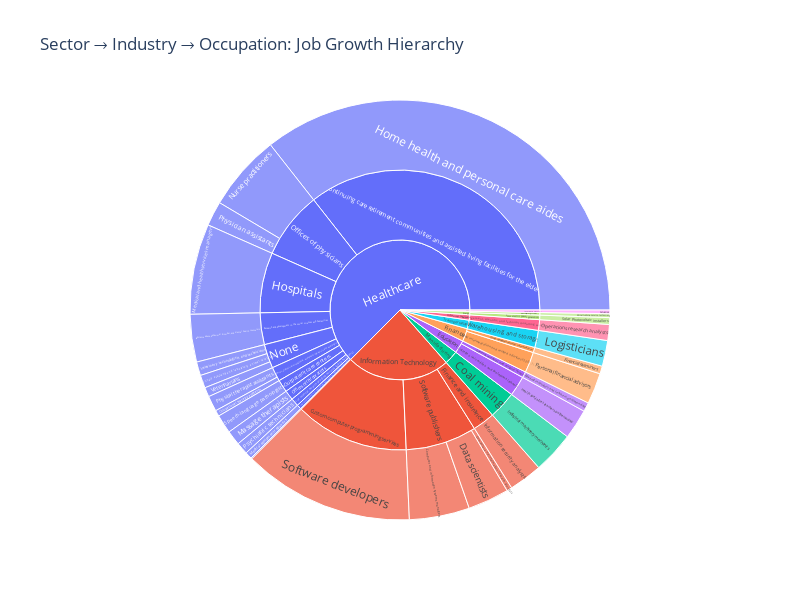

Notebook code cell kept with this figure:
### Markdown cell above
Sector → Industry → Occupation: Job Growth Hierarchy

### Code cell
#| echo: false
# Sunburst 
fig = px.sunburst(
    df2_flat,
    path=['llm_sector', 'industry_1', '2023_national_employment_matrix_title'],
    values='employment_change_numeric_202333',
    title='Sector → Industry → Occupation: Job Growth Hierarchy',
    width=800,     # adjust width 
    height=600      # adjust 
)
fig.show()

### Figure 1 — Plotly figure (JSON) as saved in the notebook; plotly's stock layout.template omitted (floating-point values rounded to 4 significant figures)
{"data": [{"branchvalues": "total", "domain": {"x": [0, 1], "y": [0, 1]}, "hovertemplate": "labels=%{label}<br>employment_change_numeric_202333=%{value}<br>parent=%{parent}<br>id=%{id}<extra></extra>", "ids": ["Insurance/Insurance carriers/  Actuaries", "Information Technology/Software publishers/  Computer and information research scientists", "Information Technology/Software publishers/  Computer and information systems managers", "Information Technology/Software publishers/  Data scientists", "Healthcare/Research and development in the physical, engineering, and life sciences/  Epidemiologists", "Finance/Other nondepository credit intermediation/  Financial examiners", "Education/Colleges, universities, and professional schools/  Health specialties teachers, postsecondary", "Healthcare/Continuing care retirement communities and assisted living facilities for the elderly/  Home health and personal care aides", "Manufacturing/Coal mining/  Industrial machinery mechanics", "Information Technology/Finance and insurance/  Information security analysts", "Transportation/Warehousing and storage/  Logisticians", "Healthcare/Offices of chiropractors/  Massage therapists", "Healthcare/Hospitals/  Medical and health services managers", "Healthcare/Professional and commercial equipment and supplies merchant wholesalers/  Medical equipment repairers", "Healthcare/Offices of physicians/  Nurse practitioners", "Education/General medical and surgical hospitals/  Nursing instructors and teachers, postsecondary", "Healthcare/Offices of physical, occupational and speech therapists, and audiologists/  Occupational therapy assistants", "Professional Services/Management, scientific, and technical consulting services/  Operations research analysts", "Finance/Credit intermediation and related activities (5221,3)/  Personal financial advisors", "Healthcare/Offices of physical, occupational and speech therapists, and audiologists/  Physical therapist assistants", "Healthcare/Offices of physicians/  Physician assistants", "Healthcare/Offices of mental health practitioners (except physicians)/  Psychiatric technicians", "Information Technology/Custom computer programming services/  Software developers", "Energy/Solar electric power generation/  Solar photovoltaic installers", "Healthcare/Outpatient care centers/  Speech-language pathologists", "Healthcare/Research and development in the social sciences and humanities/  Substance abuse, behavioral disorder, and mental health counselors", "Healthcare/None/  Veterinarians", "Healthcare/None/  Veterinary assistants and laboratory animal caretakers", "Healthcare/None/  Veterinary technologists and technicians", "Energy/Wind electric power generation/  Wind turbine service technicians", "Manufacturing/Coal mining", "Education/Colleges, universities, and professional schools", "Healthcare/Continuing care retirement communities and assisted living facilities for the elderly", "Finance/Credit intermediation and related activities (5221,3)", "Information Technology/Custom computer programming services", "Information Technology/Finance and insurance", "Education/General medical and surgical hospitals", "Healthcare/Hospitals", "Insurance/Insurance carriers", "Professional Services/Management, scientific, and technical consulting services", "Healthcare/None", "Healthcare/Offices of chiropractors", "Healthcare/Offices of mental health practitioners (except physicians)", "Healthcare/Offices of physical, occupational and speech therapists, and audiologists", "Healthcare/Offices of physicians", "Finance/Other nondepository credit intermediation", "Healthcare/Outpatient care centers", "Healthcare/Professional and commercial equipment and supplies merchant wholesalers", "Healthcare/Research and development in the physical, engineering, and life sciences", "Healthcare/Research and development in the social sciences and humanities", "Information Technology/Software publishers", "Energy/Solar electric power generation", "Transportation/Warehousing and storage", "Energy/Wind electric power generation", "Education", "Energy", "Finance", "Healthcare", "Information Technology", "Insurance", "Manufacturing", "Professional Services", "Transportation"], "labels": ["  Actuaries", "  Computer and information research scientists", "  Computer and information systems managers", "  Data scientists", "  Epidemiologists", "  Financial examiners", "  Health specialties teachers, postsecondary", "  Home health and personal care aides", "  Industrial machinery mechanics", "  Information security analysts", "  Logisticians", "  Massage therapists", "  Medical and health services managers", "  Medical equipment repairers", "  Nurse practitioners", "  Nursing instructors and teachers, postsecondary", "  Occupational therapy assistants", "  Operations research analysts", "  Personal financial advisors", "  Physical therapist assistants", "  Physician assistants", "  Psychiatric technicians", "  Software developers", "  Solar photovoltaic installers", "  Speech-language pathologists", "  Substance abuse, behavioral disorder, and mental health counselors", "  Veterinarians", "  Veterinary assistants and laboratory animal caretakers", "  Veterinary technologists and technicians", "  Wind turbine service technicians", "Coal mining", "Colleges, universities, and professional schools", "Continuing care retirement communities and assisted living facilities for the elderly", "Credit intermediation and related activities (5221,3)", "Custom computer programming services", "Finance and insurance", "General medical and surgical hospitals", "Hospitals", "Insurance carriers", "Management, scientific, and technical consulting services", "None", "Offices of chiropractors", "Offices of mental health practitioners (except physicians)", "Offices of physical, occupational and speech therapists, and audiologists", "Offices of physicians", "Other nondepository credit intermediation", "Outpatient care centers", "Professional and commercial equipment and supplies merchant wholesalers", "Research and development in the physical, engineering, and life sciences", "Research and development in the social sciences and humanities", "Software publishers", "Solar electric power generation", "Warehousing and storage", "Wind electric power generation", "Education", "Energy", "Finance", "Healthcare", "Information Technology", "Insurance", "Manufacturing", "Professional Services", "Transportation"], "name": "", "parents": ["Insurance/Insurance carriers", "Information Technology/Software publishers", "Information Technology/Software publishers", "Information Technology/Software publishers", "Healthcare/Research and development in the physical, engineering, and life sciences", "Finance/Other nondepository credit intermediation", "Education/Colleges, universities, and professional schools", "Healthcare/Continuing care retirement communities and assisted living facilities for the elderly", "Manufacturing/Coal mining", "Information Technology/Finance and insurance", "Transportation/Warehousing and storage", "Healthcare/Offices of chiropractors", "Healthcare/Hospitals", "Healthcare/Professional and commercial equipment and supplies merchant wholesalers", "Healthcare/Offices of physicians", "Education/General medical and surgical hospitals", "Healthcare/Offices of physical, occupational and speech therapists, and audiologists", "Professional Services/Management, scientific, and technical consulting services", "Finance/Credit intermediation and related activities (5221,3)", "Healthcare/Offices of physical, occupational and speech therapists, and audiologists", "Healthcare/Offices of physicians", "Healthcare/Offices of mental health practitioners (except physicians)", "Information Technology/Custom computer programming services", "Energy/Solar electric power generation", "Healthcare/Outpatient care centers", "Healthcare/Research and development in the social sciences and humanities", "Healthcare/None", "Healthcare/None", "Healthcare/None", "Energy/Wind electric power generation", "Manufacturing", "Education", "Healthcare", "Finance", "Information Technology", "Information Technology", "Education", "Healthcare", "Insurance", "Professional Services", "Healthcare", "Healthcare", "Healthcare", "Healthcare", "Healthcare", "Finance", "Healthcare", "Healthcare", "Healthcare", "Healthcare", "Information Technology", "Energy", "Transportation", "Energy", "", "", "", "", "", "", "", "", ""], "type": "sunburst", "values": [6.6, 9.4, 106.9, 73.1, 2.1, 13.8, 53.3, 820.5, 73.8, 59.1, 45.8, 26, 160.6, 12.3, 135.5, 16.1, 10.6, 28.3, 55, 27.5, 43.7, 21.3, 303.7, 12, 33.3, 84.5, 16.8, 22.9, 24.3, 6.8, 73.8, 53.3, 820.5, 55, 303.7, 59.1, 16.1, 160.6, 6.6, 28.3, 64, 26, 21.3, 38.1, 179.2, 13.8, 33.3, 12.3, 2.1, 84.5, 189.4, 12, 45.8, 6.8, 69.4, 18.8, 68.8, 1442.0, 552.2, 6.6, 73.8, 28.3, 45.8]}], "layout": {"height": 600, "legend": {"tracegroupgap": 0}, "title": {"text": "Sector → Industry → Occupation: Job Growth Hierarchy"}, "width": 800}}
